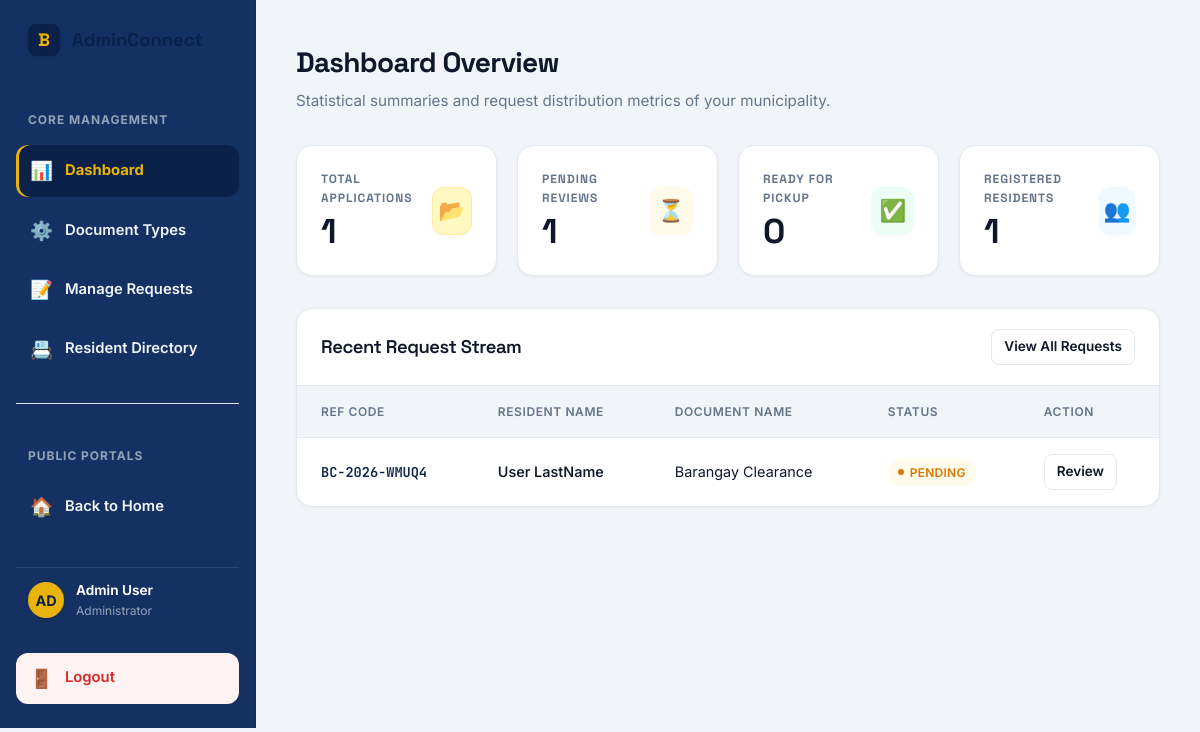
/admin.php (signed in), run on the app's committed database.
### tables this page shows
CREATE TABLE IF NOT EXISTS `requests` (
  `id` int NOT NULL AUTO_INCREMENT,
  `user_id` int NOT NULL,
  `doc_id` int NOT NULL,
  `tracking_code` varchar(255) NOT NULL,
  `id_photo_path` varchar(255) DEFAULT NULL,
  `purpose` text,
  `status` enum('Pending','Processing','Ready for Pickup','Completed','Rejected') DEFAULT 'Pending',
  `admin_remarks` text,
  `request_date` timestamp NULL DEFAULT CURRENT_TIMESTAMP,
  PRIMARY KEY (`id`),
  UNIQUE KEY `tracking_code` (`tracking_code`),
  KEY `user_id` (`user_id`),
  KEY `doc_id` (`doc_id`)
);

CREATE TABLE IF NOT EXISTS `users` (
  `id` int NOT NULL AUTO_INCREMENT,
  `email` varchar(255) NOT NULL,
  `password` varchar(255) NOT NULL,
  `first_name` varchar(100) NOT NULL,
  `last_name` varchar(100) NOT NULL,
  `phone` varchar(20) DEFAULT NULL,
  `address` text,
  `role` enum('Admin','Resident') DEFAULT 'Resident',
  `created_at` datetime DEFAULT CURRENT_TIMESTAMP,
  PRIMARY KEY (`id`),
  UNIQUE KEY `email` (`email`)
);

CREATE TABLE IF NOT EXISTS `document_types` (
  `id` int NOT NULL AUTO_INCREMENT,
  `name` varchar(100) NOT NULL,
  `fee` decimal(10,2) DEFAULT '0.00',
  `description` text,
  `status` varchar(255) NOT NULL DEFAULT 'Inactive',
  PRIMARY KEY (`id`)
);

### admin.php (the view, shortened to what this page needs)
<?php
$conn = connectDB();
$recent_requests = [];
if (!$conn) {
    $error = "Database connection failed";
} else {
    $result = $conn->query("SELECT COUNT(*) as count FROM requests");
    $stats['total'] = $result->fetch_assoc()['count'];
    $result = $conn->query("SELECT COUNT(*) as count FROM requests WHERE status = 'Pending'");
    $stats['pending'] = $result->fetch_assoc()['count'];
    $result = $conn->query("SELECT COUNT(*) as count FROM requests WHERE status = 'Ready for Pickup'");
    $stats['ready'] = $result->fetch_assoc()['count'];
    $result = $conn->query("SELECT COUNT(*) as count FROM users WHERE role = 'Resident'");
    $stats['residents'] = $result->fetch_assoc()['count'];
    $result = $conn->query("SELECT r.*, d.name as doc_name, u.first_name, u.last_name FROM requests r JOIN document_types d ON r.doc_id = d.id JOIN users u ON r.user_id = u.id ORDER BY r.request_date DESC LIMIT 5");
    while ($row = $result->fetch_assoc()) {
        $recent_requests[] = $row;
    }
}
?>
<!DOCTYPE html>
<html lang="en">
<head>
  <link rel="stylesheet" href="style.css">
</head>
<body>
  <div class="admin-container">
    <aside class="admin-sidebar">
      <a href="index.php" class="logo-link" style="margin-bottom: 32px; padding-left: 12px;">
        <div class="logo-badge">B</div>
        <span style="font-size: 1.15rem;">AdminConnect</span>
      </a>
      <span class="admin-sidebar-header">Core Management</span>
      <nav style="display: flex; flex-direction: column; gap: 8px;">
        <a href="admin.php" class="sidebar-link active">
          <span class="sidebar-icon">📊</span> Dashboard
        </a>
        <a href="document-types.php" class="sidebar-link">
          <span class="sidebar-icon">⚙️</span> Document Types
        </a>
        <a href="requests-admin.php" class="sidebar-link">
          <span class="sidebar-icon">📝</span> Manage Requests
        </a>
        <a href="residents-admin.php" class="sidebar-link">
          <span class="sidebar-icon">📇</span> Resident Directory
        </a>
      </nav>
      <div style="margin: 20px 0; border-top: 1px solid var(--border);"></div>
      <span class="admin-sidebar-header">Public Portals</span>
      <nav style="display: flex; flex-direction: column; gap: 8px;">
        <a href="index.php" class="sidebar-link">
          <span class="sidebar-icon">🏠</span> Back to Home
        </a>
      </nav>
      <div class="admin-profile">
        <div class="profile-avatar">AD</div>
        <div class="profile-info">
          <span class="profile-name">Admin User</span>
          <span class="profile-role">Administrator</span>
        </div>
      </div>
      <a href="logout.php" class="sidebar-link" style="margin-top: 12px; background-color: var(--danger-light); color: var(--danger);">
        <span class="sidebar-icon">🚪</span> Logout
      </a>
    </aside>
    <main class="admin-content">
      <header class="admin-page-header">
        <div class="admin-page-title">
          <h1>Dashboard Overview</h1>
          <p>Statistical summaries and request distribution metrics of your municipality.</p>
        </div>
      </header>
      <section class="metrics-grid">
        <article class="metric-card primary-theme">
          <div class="metric-data">
            <h3>Total Applications</h3>
            <span class="metric-num"><?php echo $stats['total']; ?></span>
          </div>
          <div class="metric-icon-circle">📂</div>
        </article>
        <article class="metric-card warning-theme">
          <div class="metric-data">
            <h3>Pending Reviews</h3>
            <span class="metric-num"><?php echo $stats['pending']; ?></span>
          </div>
          <div class="metric-icon-circle">⏳</div>
        </article>
        <article class="metric-card success-theme">
          <div class="metric-data">
            <h3>Ready for Pickup</h3>
            <span class="metric-num"><?php echo $stats['ready']; ?></span>
          </div>
          <div class="metric-icon-circle">✅</div>
        </article>
        <article class="metric-card info-theme">
          <div class="metric-data">
            <h3>Registered Residents</h3>
            <span class="metric-num"><?php echo $stats['residents']; ?></span>
          </div>
          <div class="metric-icon-circle">👥</div>
        </article>
      </section>
      <div style="display: grid; grid-template-columns: 1fr; gap: 20px;">
        <section class="card-table-wrapper" style="box-shadow: var(--shadow-sm);">
          <div class="table-header-controls" style="border-bottom: 1px solid var(--border);">
            <h3 class="table-title">Recent Request Stream</h3>
            <a href="requests-admin.php" class="btn btn-secondary btn-size-sm">View All Requests</a>
          </div>
          <table class="responsive-table">
            <thead>
              <tr>
                <th>Ref Code</th>
                <th>Resident Name</th>
                <th>Document Name</th>
                <th>Status</th>
                <th>Action</th>
              </tr>
            </thead>
            <tbody>
              <?php foreach($recent_requests as $req): ?>
              <tr>
                <td><span class="ref-code"><?php echo htmlspecialchars($req['tracking_code']); ?></span></td>
                <td style="font-weight: 550;"><?php echo htmlspecialchars($req['first_name'] . ' ' . $req['last_name']); ?></td>
                <td><?php echo htmlspecialchars($req['doc_name']); ?></td>
                <td>
                  <span class="badge badge-<?php echo strtolower(str_replace(' ', '-', $req['status'])); ?>">
                    <span class="badge-dot"></span> <?php echo htmlspecialchars($req['status']); ?>
                  </span>
                </td>
                <td>
                  <a href="requests-admin.php?id=<?php echo $req['id']; ?>" class="btn btn-secondary btn-size-sm">Review</a>
                </td>
              </tr>
              <?php endforeach; ?>
            </tbody>
          </table>
        </section>
      </div>
    </main>
  </div>
</body>
</html>

### data on the page
requests: tracking_code "BC-2026-WMUQ4", user.last_name "User LastName", doc.name "Barangay Clearance", status "PENDING"

### other printed values
$stats['total'] "1"
$stats['pending'] "1"
$stats['ready'] "0"
$stats['residents'] "1"
